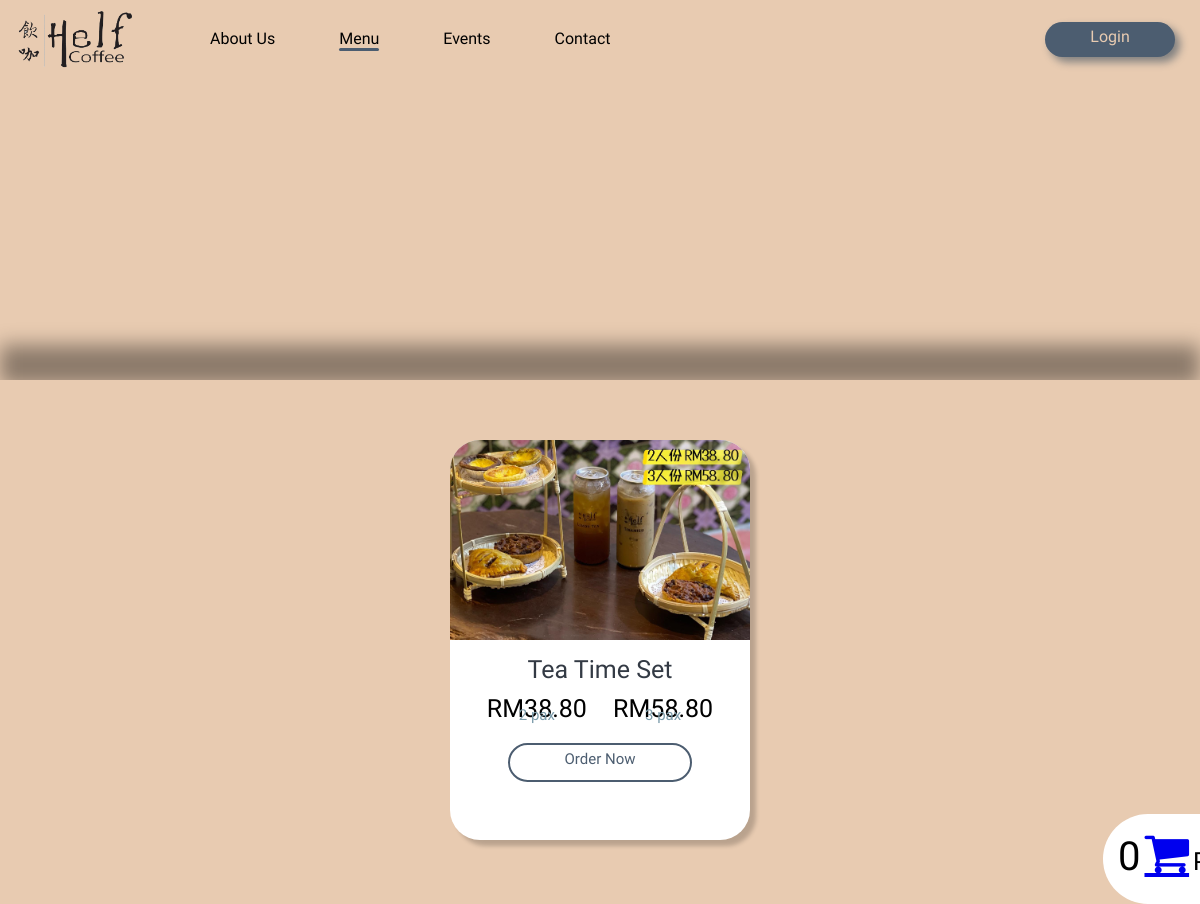
/User/menu_set.php, run on the app's committed database.
### tables this page shows
CREATE TABLE `product` (
  `product_id` int(11) NOT NULL,
  `product_name` text NOT NULL,
  `price` float NOT NULL,
  `product_type` int(100) NOT NULL,
  `product_desc` text NOT NULL,
  `product_quan` int(100) NOT NULL,
  `product_cal` int(100) NOT NULL,
  `best_seller` tinyint(1) NOT NULL,
  `product_img` varchar(100) NOT NULL,
  `pixel` int(10) NOT NULL
);

### User/menu_set.php (the view, shortened to what this page needs)
<?php
    include 'dbConnection.php';
 ?>
<!DOCTYPE html>
<html lang="en">
<head>
    <link rel="stylesheet" href="css/menu_style.css">
    <link rel="stylesheet" href="https://cdnjs.cloudflare.com/ajax/libs/font-awesome/4.7.0/css/font-awesome.min.css">
</head>
<body>
    <div class="nav_bar">
        <div class="logo">
            <a href="index.php"><img src="images/helf_coffee_logo.png" alt="Helf Coffee Logo" style="width: 130px" href="index.html"></a>
        </div>
        <?php if(!isset($_SESSION['logged_in'])) : ?>
        <a href="user_login.php" class="login">Login</a>
        <?php endif ?>
        <nav class="pages">
            <ul>
                <li><a href="#">About Us</a></li>
                <li><a class="active" href="menu_best_seller.php">Menu</a></li>
                <li><a href="events.php">Events</a></li>
                <li><a href="contact_us.php">Contact</a></li>
            </ul>
        </nav>
    </div>
    <div class="menu_bar" id="scroll">
        <div class="blur"></div>
        <ul>
        </ul>
    </div>
    <div class="content_container">
    <div class="item_container">
    <?php
        $sql = $conn->query("SELECT * FROM product WHERE product_type = 4 AND product_quan > 0 ORDER by product_id");
        if($sql->num_rows > 0 ){
            while($data=$sql->fetch_assoc()){
        $three = 20.00;
    ?>
        <div class="item">
            <div class="item_pic">
            <?php
                echo  '<img style="bottom: '.$data['pixel'].'px;" src="'.$data['product_img'].'"/>';
            ?>
            </div>
            <div class="description">
                <div class="item_name"><center><?php echo $data['product_name']?></center></div>
                    <div class="price">
                        <center>RM<?php echo number_format($data['price'], 2);?></center>
                        <div class="sub_price"><center>2 pax</center></div>
                    </div>
                    <div class="price">
                        <center>RM<?php echo number_format($data['price'] +$three , 2);?></center>
                        <div class="sub_price"><center>3 pax</center></div>
                    </div>
                <div class="order_btn" onclick="togglePopup_<?php echo $data['product_id']?>()"><center>Order Now</center></div>
            </div>
        </div>
        <?php
           }
        }
        ?>
    </div>
    <div class="cart-btn" id="cart">
            <?php
                $result = $conn->query("SELECT COUNT(*) FROM `cart_temp`");
                $row = $result->fetch_row();
            ?>
            <span class ="cart-quantity"><?php echo $row[0];?></span>
            <a href ="cart.php"class="fa fa-shopping-cart fa-3x" aria-hidden="true"></a>
            <span id="cart-success" style = "font-size: 25px">Product successfully added to cart</span>
        </div>
    </div>
</body>
</html>

### User/css/menu_style.css (style rules this page uses)
body { margin: 0; background-color: #E8CBB1; }
.nav_bar { background-color: #E8CBB1; padding: 5px 10px; font-family: 'Marhey', cursive; height: 70px; }
.logo, .pages { display: inline-block; }
.pages { position: absolute; }
.pages ul li { list-style: none; display: inline-block; text-align: center; margin: 0 30px; padding-top: 8px; }
.pages ul li a { position: relative; text-decoration: none; color: black; width: 0; }
.pages ul li a::after { content: ""; display: block; background-color: #4C5D70; height: 3px; width: 0%; border-radius: 20px; position: absolute; left: 50%; }
.pages ul li .active::after { content: ""; display: block; background-color: #4C5D70; height: 3px; width: 100%; border-radius: 20px; position: absolute; left: 0; }
.login { position: relative; float: right; background-color: #4C5D70; color: #E8CBB1; width: 120px; height: 30px; border-radius: 30px; text-align: center; text-decoration: none; margin: 17px 15px; padding: 5px 5px 0; box-shadow: 5px 5px 8px grey; z-index: 1; }
.login::before { content: ""; display: block; position: absolute; top: 0; bottom: 0; right: 0; left: 0; background-color: #E8CBB1; border-radius: 30px; border: 2px solid #4C5D70; z-index: -1; transform: scaleX(0); transition: transform 0.3s ease-in-out; }
.blur { width: 100%; height: 40px; background-color: rgba(0, 0, 0, 0.4); position: absolute; top: 345px; z-index: 1; filter: blur(10px); }
.content_container { width: 100%; background-color: #E8CBB1; padding: 30px 0px; position: absolute; top: 380px; z-index: 2; }
.item_container { width: 100%; margin: auto; text-align: center; }
.item { display: inline-block; width: 300px; height: 400px; border-radius: 30px; overflow: hidden; background-color: white; box-shadow: 6px 6px 4px rgba(0, 0, 0, 0.2); margin: 30px 30px; font-family: 'Marhey', cursive; font-size: 25px; }
.item_pic { width: 300px; height: 200px; overflow: hidden; }
.item img { width: 300px; position: relative; }
.description { width: 300px; height: 200px; margin-top: 15px; }
.item_name { margin: 5px 0 10px; color: #333A44; }
.price { display: inline-block; margin: 0 10px; }
.sub_price { font-size: 15px; position: relative; bottom: 17px; color: #7C9CAB; }
.order_btn { position: relative; background-color: white; color: #4C5D70; border: 2px solid #4C5D70; width: 180px; height: 30px; border-radius: 30px; font-size: 15px; margin: auto; padding-top: 5px; z-index: 1; }
.order_btn::before { content: ""; display: block; width: 180px; height: 35px; position: absolute; bottom: -1px; left: -1px; background-color: #4C5D70; border-radius: 30px; border: 2px solid #4C5D70; transition: transform 0.3s ease-in-out; transform: scaleX(0); z-index: -1; }
.cart-btn { position: fixed; right: 0px; bottom: 0px; width: 530px; height: 60px; background-color:rgb(255, 255, 255); padding: 15px; border-bottom-left-radius: 50px; border-top-left-radius: 50px; right: -463px; }
span { font-family: 'Marhey', cursive; font-size: 40px; }

### data on the page
product: product_img (picture), product_name "Tea Time Set", price "38.80", $data['price'] +$three "58.80"

### other printed values
$row[0] "0"
